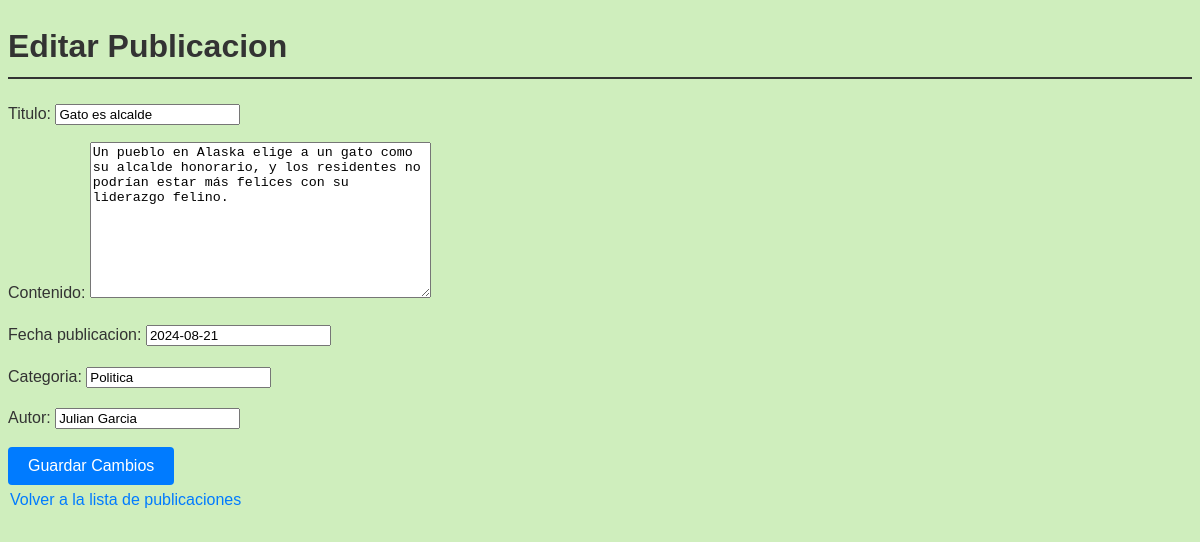
The app's page /editar_publicacion/1 with its own data.
### blog/models.py (models this page shows, shortened)
class Post(models.Model):
    titulo = models.CharField(max_length=150)
    contenido = models.TextField()
    fecha_publicacion = models.DateField()
    categoria = models.CharField(max_length=100)
    autor = models.CharField(max_length=50)

### blog/views.py (the view)
# urls.py: path('editar_publicacion/<int:post_id>', editar_publicacion, name='editar_publicacion'),
def editar_publicacion(request, post_id):
    post = get_object_or_404(Post, id=post_id)
    if request.method == 'POST':
        form = PostModelForm(request.POST, instance=post)
        if form.is_valid():
            form.save()
            return redirect('ver_lista_publicaciones')
    else:
        form = PostModelForm(instance=post)
    return render(request, 'editar_publicacion.html', {'form': form, 'post': post})

### blog/forms.py (shortened to what this page needs)
class PostModelForm(forms.ModelForm):
    class Meta:
        model = Post
        fields = ['titulo', 'contenido', 'fecha_publicacion', 'categoria', 'autor']

### blog/templates/editar_publicacion.html (shortened to what this page needs)
<!DOCTYPE html>
<head>
    {% load static %}
    <link rel="stylesheet" href="{% static 'css/styles.css' %}">
</head>
<body>
    <h1>Editar Publicacion</h1>
    <form method="POST">
        {{ form.as_p }}
        <button type="submit">Guardar Cambios</button>
    </form>
    <a href="{% url 'ver_lista_publicaciones' %}">Volver a la lista de publicaciones</a>
</body>
</html>

### blog/static/css/styles.css (style rules this page uses)
body { font-family: Arial, sans-serif; line-height: 1.6; color: #333; margin: 5; padding: 0; background: #cfeebd; }
h1 { border-bottom: 2px solid #333; padding-bottom: 0.3rem; }
button { background-color: #007bff; color: white; border: none; padding: 10px 20px; font-size: 16px; border-radius: 4px; cursor: pointer; transition: background-color 0.3s ease, transform 0.3s ease; }
a { display: inline-block; position: relative; padding: 2px; color: #007bff; text-decoration: none; overflow: hidden; transition: color 0.3s ease; }
a::before { content: ''; position: absolute; left: 0; bottom: 0; width: 100%; height: 2px; background: #007bff; transition: transform 0.3s ease; transform: scaleX(0); transform-origin: bottom right; }

### records on screen
Post: titulo "Gato es alcalde", contenido "Un pueblo en Alaska elige a un gato como su alcalde honorario, y los residentes no podrían estar más felices con su liderazgo felino.", fecha_publicacion "2024-08-21", categoria "Politica", autor "Julian Garcia"
